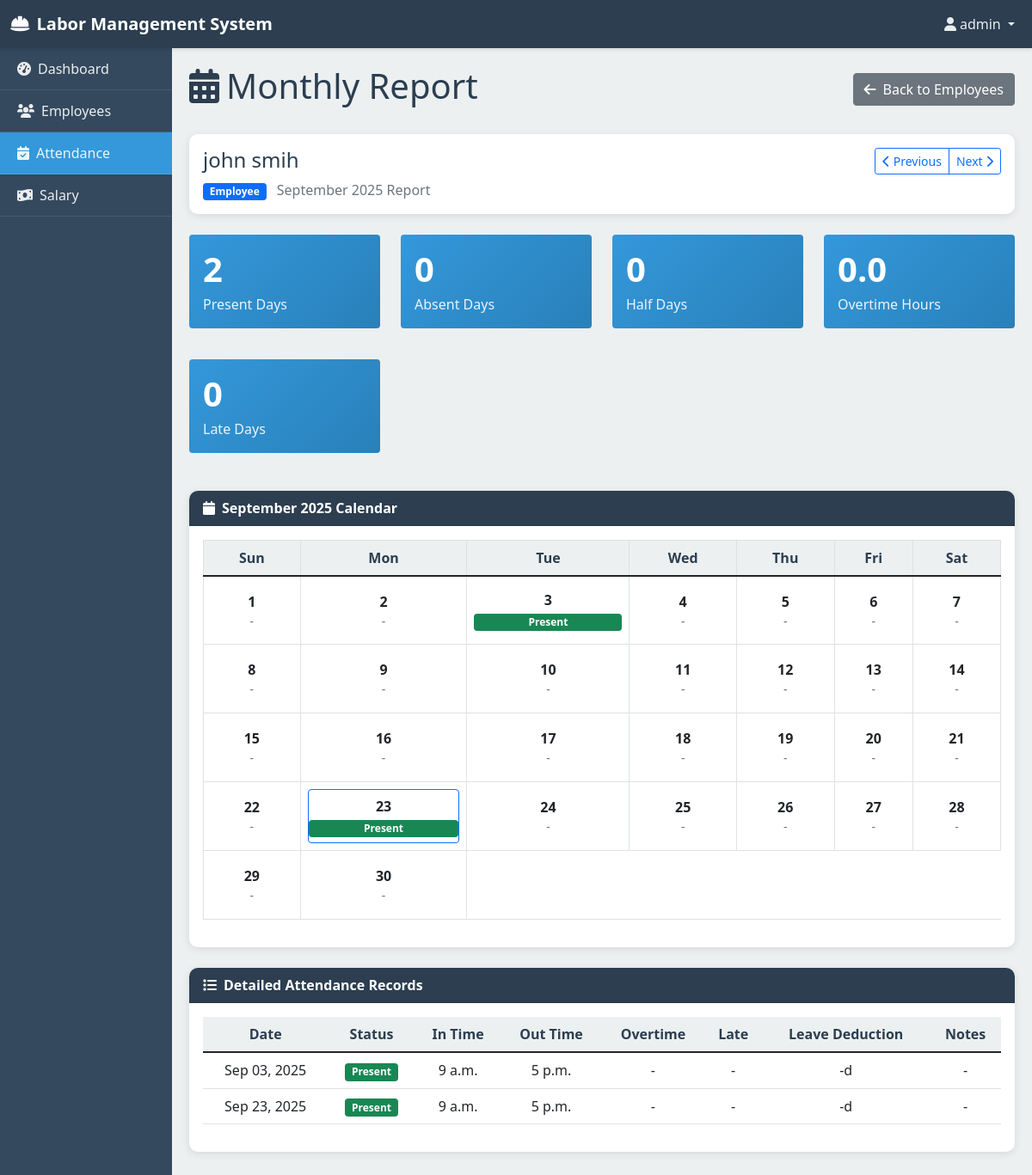
The app's page /attendance/monthly/6/ (signed in) with its own data.
### employees/models.py (models this page shows, shortened)
class Employee(models.Model):
    EMPLOYEE_TYPES = [
        ('employee', 'Employee'),
        ('labor', 'Labor'),
    ]
    name = models.CharField(max_length=100)
    last_name = models.CharField(max_length=100)
    joining_date = models.DateField()
    age = models.IntegerField(validators=[MinValueValidator(18)])
    salary = models.DecimalField(max_digits=10, decimal_places=2)
    employee_type = models.CharField(max_length=10, choices=EMPLOYEE_TYPES)
    is_active = models.BooleanField(default=True)
    created_at = models.DateTimeField(auto_now_add=True)
    updated_at = models.DateTimeField(auto_now=True)
    @property
    def full_name(self):
        return f"{self.name} {self.last_name}"
    class Meta:
        ordering = ['-created_at']

### attendance/models.py (models this page shows, shortened)
class Attendance(models.Model):
    STATUS_CHOICES = [
        ('present', 'Present'),
        ('absent', 'Absent'),
        ('half_day', 'Half Day'),
    ]
    employee = models.ForeignKey(Employee, on_delete=models.CASCADE)
    date = models.DateField()
    status = models.CharField(max_length=10, choices=STATUS_CHOICES, default='present')
    in_time = models.TimeField(null=True, blank=True)
    out_time = models.TimeField(null=True, blank=True)
    overtime_hours = models.DecimalField(max_digits=4, decimal_places=2, default=0, validators=[MinValueValidator(0)])
    notes = models.TextField(blank=True)
    created_at = models.DateTimeField(auto_now_add=True)
    updated_at = models.DateTimeField(auto_now=True)
    late_minutes = models.FloatField(default=0)  # in minutes
    class Meta:
        unique_together = ['employee', 'date']
        ordering = ['-date', 'employee__name']

### attendance/views.py (the view)
# urls.py: path('monthly/<int:employee_id>/', views.monthly_report, name='monthly_report'),
@login_required
def monthly_report(request, employee_id, year=None, month=None):
    from calendar import monthrange
    from datetime import datetime, timedelta
    from .models import Attendance
    from employees.models import Employee
    employee = get_object_or_404(Employee, id=employee_id)
    today = datetime.now().date()
    year = int(request.GET.get('year', year if year else today.year))
    month = int(request.GET.get('month', month if month else today.month))
    days_in_month = monthrange(year, month)[1]
    attendance_records = Attendance.objects.filter(
        employee=employee,
        date__year=year,
        date__month=month
    ).order_by('date')
    attendance_dict = {record.date.day: record for record in attendance_records}
    calendar_data = []
    total_present = total_absent = total_half_day = total_overtime = total_late_days = 0
    for day in range(1, days_in_month + 1):
        date_obj = datetime(year, month, day).date()
        attendance = attendance_dict.get(day)
        is_late = False
        late_minutes = 0
        overtime_hours = 0
        if attendance:
            if attendance.status == 'present':
                total_present += 1
            elif attendance.status == 'absent':
                total_absent += 1
            elif attendance.status == 'half_day':
                total_half_day += 1
            if attendance.overtime_hours:
                overtime_hours = attendance.overtime_hours
                total_overtime += overtime_hours
            if attendance.in_time:
                shift_start = datetime.combine(date_obj, datetime.strptime("09:15", "%H:%M").time())
                actual_in = datetime.combine(date_obj, attendance.in_time)
                if actual_in > shift_start:
                    is_late = True
                    total_late_days += 1
                    late_minutes = (actual_in - shift_start).seconds // 60
        calendar_data.append({
            'day': day,
            'date': date_obj,
            'attendance': attendance,
            'is_today': date_obj == today,
            'is_late': is_late,
            'late_minutes': late_minutes,
            'overtime_hours': overtime_hours,
        })
    if month == 1:
        prev_month, prev_year = 12, year - 1
    else:
        prev_month, prev_year = month - 1, year
    if month == 12:
        next_month, next_year = 1, year + 1
    else:
        next_month, next_year = month + 1, year
    context = {
        'employee': employee,
        'year': year,
        'month': month,
        'month_name': datetime(year, month, 1).strftime('%B'),
        'calendar_data': calendar_data,
        'total_present': total_present,
        'total_absent': total_absent,
        'total_half_day': total_half_day,
        'total_overtime': total_overtime,
        'total_late_days': total_late_days,
        'prev_year': prev_year,
        'prev_month': prev_month,
        'next_year': next_year,
        'next_month': next_month,
    }
    return render(request, 'attendance/monthly_report.html', context)

### templates/attendance/monthly_report.html (shortened to what this page needs)
{% extends 'base.html' %}
{% block content %}
<div class="d-flex justify-content-between align-items-center mb-4">
    <h1><i class="fas fa-calendar-alt me-2"></i>Monthly Report</h1>
    <a href="{% url 'employees:list' %}" class="btn btn-secondary">
        <i class="fas fa-arrow-left me-2"></i>Back to Employees
    </a>
</div>
<div class="card mb-4">
    <div class="card-body">
        <div class="row">
            <div class="col-md-8">
                <h4>{{ employee.full_name }}</h4>
                <p class="text-muted mb-0">
                    <span class="badge bg-{% if employee.employee_type == 'labor' %}success{% else %}primary{% endif %} me-2">
                        {{ employee.get_employee_type_display }}
                    </span>
                    {{ month_name }} {{ year }} Report
                </p>
            </div>
            <div class="col-md-4 text-end">
                <div class="btn-group">
                    <a href="{% url 'attendance:monthly_report_detailed' employee.id prev_year prev_month %}"
                       class="btn btn-outline-primary btn-sm">
                        <i class="fas fa-chevron-left"></i> Previous
                    </a>
                    <a href="{% url 'attendance:monthly_report_detailed' employee.id next_year next_month %}"
                       class="btn btn-outline-primary btn-sm">
                        Next <i class="fas fa-chevron-right"></i>
                    </a>
                </div>
            </div>
        </div>
    </div>
</div>
<div class="row mb-4">
    <div class="col-md-3">
        <div class="stats-card bg-success text-white p-3 rounded">
            <h3>{{ total_present }}</h3>
            <p>Present Days</p>
        </div>
    </div>
    <div class="col-md-3">
        <div class="stats-card bg-danger text-white p-3 rounded">
            <h3>{{ total_absent }}</h3>
            <p>Absent Days</p>
        </div>
    </div>
    <div class="col-md-3">
        <div class="stats-card bg-warning text-white p-3 rounded">
            <h3>{{ total_half_day }}</h3>
            <p>Half Days</p>
        </div>
    </div>
    <div class="col-md-3">
        <div class="stats-card bg-primary text-white p-3 rounded">
            <h3>{{ total_overtime|floatformat:1 }}</h3>
            <p>Overtime Hours</p>
        </div>
    </div>
    <div class="col-md-3 mt-3">
        <div class="stats-card bg-danger text-white p-3 rounded">
            <h3>{{ total_late_days }}</h3>
            <p>Late Days</p>
        </div>
    </div>
</div>
<div class="card">
    <div class="card-header">
        <i class="fas fa-calendar me-2"></i>{{ month_name }} {{ year }} Calendar
    </div>
    <div class="card-body">
        <div class="table-responsive">
            <table class="table table-bordered text-center">
                <thead>
                    <tr class="table-light">
                        <th>Sun</th><th>Mon</th><th>Tue</th><th>Wed</th><th>Thu</th><th>Fri</th><th>Sat</th>
                    </tr>
                </thead>
                <tbody>
                    {% for day_data in calendar_data %}
                        {% if forloop.first or forloop.counter0|divisibleby:7 %}<tr>{% endif %}
                        <td class="p-2" style="height:80px;">
                            <div class="h-100 d-flex flex-column justify-content-center
                                        {% if day_data.is_today %}border border-primary rounded{% endif %}
                                        {% if day_data.is_late %}late-day{% endif %}">
                                <strong>{{ day_data.day }}</strong>
                                {% if day_data.attendance %}
                                    <small class="badge bg-{% if day_data.attendance.status == 'present' %}success{% elif day_data.attendance.status == 'absent' %}danger{% else %}warning{% endif %} mt-1">
                                        {{ day_data.attendance.get_status_display }}
                                    </small>
                                {% else %}
                                    <small class="text-muted">-</small>
                                {% endif %}
                            </div>
                        </td>
                        {% if forloop.counter|divisibleby:7 %}</tr>{% endif %}
                    {% endfor %}
                </tbody>
            </table>
        </div>
    </div>
</div>
<div class="card mt-4">
    <div class="card-header">
        <i class="fas fa-list me-2"></i>Detailed Attendance Records
    </div>
    <div class="card-body">
        <div class="table-responsive">
            <table class="table table-hover text-center">
                <thead>
                    <tr>
                        <th>Date</th>
                        <th>Status</th>
                        <th>In Time</th>
                        <th>Out Time</th>
                        <th>Overtime</th>
                        <th>Late</th>
                        <th>Leave Deduction</th>
                        <th>Notes</th>
                    </tr>
                </thead>
                <tbody>
                    {% for day_data in calendar_data %}
                        {% if day_data.attendance %}
                        <tr>
                            <td>{{ day_data.date|date:"M d, Y" }}</td>
                            <td>
                                <span class="badge bg-{% if day_data.attendance.status == 'present' %}success{% elif day_data.attendance.status == 'absent' %}danger{% else %}warning{% endif %}">
                                    {{ day_data.attendance.get_status_display }}
                                </span>
                            </td>
                            <td>{{ day_data.attendance.in_time|default:"-" }}</td>
                            <td>{{ day_data.attendance.out_time|default:"-" }}</td>
                            <td>
                                {% if day_data.attendance.overtime_hours %}
                                    <span class="text-warning">{{ day_data.attendance.overtime_hours }}h</span>
                                {% else %}-{% endif %}
                            </td>
                            <td>
                                {% if day_data.is_late %}
                                    <span class="badge bg-danger">Late {{ day_data.late_minutes }} min</span>
                                {% else %}
                                    -
                                {% endif %}
                            </td>
                            <td>{{ day_data.attendance.leave_deduction|default:"-" }}d</td>
                            <td>{{ day_data.attendance.notes|default:"-" }}</td>
                        </tr>
                        {% endif %}
                    {% endfor %}
                </tbody>
            </table>
        </div>
    </div>
</div>
{% endblock %}

### templates/base.html (shortened to what this page needs)
<!DOCTYPE html>
<html lang="en">
<head>
    <link href="https://cdn.jsdelivr.net/npm/bootstrap@5.1.3/dist/css/bootstrap.min.css" rel="stylesheet">
    <link href="https://cdnjs.cloudflare.com/ajax/libs/font-awesome/6.0.0/css/all.min.css" rel="stylesheet">
</head>
<body>
    {% if user.is_authenticated %}
        <nav class="navbar navbar-expand-lg navbar-dark">
            <div class="container-fluid">
                <a class="navbar-brand" href="{% url 'dashboard' %}">
                    <i class="fas fa-hard-hat me-2"></i>Labor Management System
                </a>
                <div class="collapse navbar-collapse" id="navbarNav">
                    <ul class="navbar-nav ms-auto">
                        <li class="nav-item dropdown">
                            <a class="nav-link dropdown-toggle" href="#" id="navbarDropdown" role="button" data-bs-toggle="dropdown">
                                <i class="fas fa-user me-1"></i>{{ user.username }}
                            </a>
                        </li>
                    </ul>
                </div>
            </div>
        </nav>
        <div class="container-fluid">
            <div class="row">
                <div class="col-md-2 sidebar">
                    <nav class="nav flex-column">
                        <a class="nav-link {% if request.resolver_match.url_name == 'dashboard' %}active{% endif %}" href="{% url 'dashboard' %}">
                            <i class="fas fa-tachometer-alt me-2"></i>Dashboard
                        </a>
                        <a class="nav-link {% if 'employees' in request.resolver_match.namespace %}active{% endif %}" href="{% url 'employees:list' %}">
                            <i class="fas fa-users me-2"></i>Employees
                        </a>
                        <a class="nav-link {% if 'attendance' in request.resolver_match.namespace %}active{% endif %}" href="{% url 'attendance:list' %}">
                            <i class="fas fa-calendar-check me-2"></i>Attendance
                        </a>
                        <a class="nav-link {% if 'salary' in request.resolver_match.namespace %}active{% endif %}" href="{% url 'salary:list' %}">
                            <i class="fas fa-money-bill-wave me-2"></i>Salary
                        </a>
                    </nav>
                </div>
                <div class="col-md-10 main-content">
                    {% block content %}
                    {% endblock %}
                </div>
            </div>
        </div>
    {% endif %}
</body>
</html>

### templates/base.html (style rules this page uses)
:root { --primary-color: #2c3e50; --secondary-color: #34495e; --accent-color: #3498db; --success-color: #27ae60; --warning-color: #f39c12; --danger-color: #e74c3c; --light-bg: #ecf0f1; --dark-text: #2c3e50; }
body { font-family: 'Segoe UI', Tahoma, Geneva, Verdana, sans-serif; background-color: var(--light-bg); color: var(--dark-text); }
.navbar { background-color: var(--primary-color) !important; box-shadow: 0 2px 4px rgba(0,0,0,0.1); }
.navbar-brand { font-weight: bold; color: white !important; }
.nav-link { color: rgba(255,255,255,0.9) !important; transition: color 0.3s ease; }
.sidebar { background-color: var(--secondary-color); min-height: calc(100vh - 56px); padding: 0; }
.sidebar .nav-link { color: rgba(255,255,255,0.8); padding: 12px 20px; border-bottom: 1px solid rgba(255,255,255,0.1); transition: all 0.3s ease; }
.sidebar .nav-link.active { background-color: var(--accent-color); color: white; }
.main-content { padding: 20px; }
.card { border: none; border-radius: 10px; box-shadow: 0 2px 10px rgba(0,0,0,0.1); margin-bottom: 20px; }
.card-header { background-color: var(--primary-color); color: white; border-radius: 10px 10px 0 0 !important; font-weight: 600; }
.table { background-color: white; }
.table th { background-color: var(--light-bg); border-top: none; font-weight: 600; color: var(--dark-text); }
.stats-card { background: linear-gradient(135deg, var(--accent-color), #2980b9); color: white; border-radius: 10px; padding: 20px; margin-bottom: 20px; }
.stats-card h3 { font-size: 2.5rem; font-weight: bold; margin-bottom: 5px; }
.stats-card p { margin: 0; opacity: 0.9; }

### records on screen
Employee: full_name "john smih", employee_type "Employee"
Attendance: day "3", attendance.status "Present", date "Sep 03, 2025", attendance.in_time "9 a.m.", attendance.out_time "5 p.m.", attendance.leave_deduction "-", attendance.notes "-"
Attendance: day "23", attendance.status "Present", date "Sep 23, 2025", attendance.in_time "9 a.m.", attendance.out_time "5 p.m.", attendance.leave_deduction "-", attendance.notes "-"

### other values on screen
{{ user.username }} "admin"
{{ month_name }} "September"
{{ year }} "2025"
{{ total_present }} "2"
{{ total_absent }} "0"
{{ total_half_day }} "0"
{{ total_overtime|floatformat:1 }} "0.0"
{{ total_late_days }} "0"
{{ day_data.day }} "1" "2" "4" "5" "6" "7" "8" "9" "10" "11" "12" "13" "14" "15" "16" "17" "18" "19" "20" "21" "22" "24" "25" "26" "27" "28" "29" "30"
